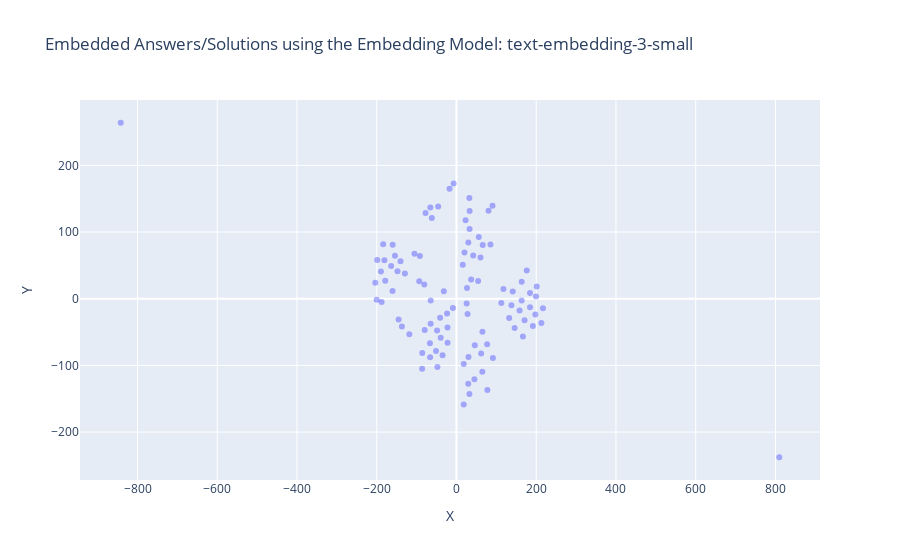

Here is the notebook cell this chart was saved with:
### Markdown cell above
### Visualization (2 Dimensions)

### Code cell
x = [x for x, y in reduced_dims]
y = [y for x, y in reduced_dims]

examples = df_visio_3_small["Answers"].tolist()

fig = go.Figure()

fig.add_trace(go.Scatter(
    x=x,
    y=y,
    mode='markers',
    text = examples,
    marker=dict(color='blue', opacity=0.3)
))

fig.update_layout(
    title="Embedded Answers/Solutions using the Embedding Model: text-embedding-3-small",
    xaxis_title="X",
    yaxis_title="Y"
)

fig.show()

### Figure 1 — Plotly figure (JSON) as saved in the notebook; plotly's stock layout.template omitted (floating-point values rounded to 4 significant figures)
{"data": [{"marker": {"color": "blue", "opacity": 0.3}, "mode": "markers", "text": ["SAP S/4HANA ist eine Enterprise Resource Planning (ERP)-Suite, die auf der In-Memory-Datenbanktechnologie von SAP HANA basiert.", "Zu den Vorteilen von SAP S/4HANA gehören eine verbesserte Performance, Echtzeitanalysen, vereinfachte Prozesse und eine modernere Benutzeroberfläche.", "Die Hauptunterschiede umfassen die In-Memory-Datenbanktechnologie, die vereinfachten Datenmodelle, die neue Benutzeroberfläche und die Integration von Analysen und Prognosen.", "SAP S/4HANA umfasst Module für Finanzen, Beschaffung, Produktion, Vertrieb, Lagerhaltung und mehr.", "Ja, eine Migration ist erforderlich, da SAP S/4HANA eine neue Architektur und Datenbanktechnologie verwendet.", "Die Dauer kann je nach Unternehmensgröße, Komplexität der Systeme und gewählter Migrationsmethode variieren.", "In-Memory-Technologien ermöglichen eine schnellere Datenverarbeitung und Echtzeitanalysen.", "Beide Optionen sind möglich, und die Entscheidung hängt von den Unternehmensanforderungen ab.", "Die Lizenzierung basiert auf verschiedenen Faktoren wie Nutzeranzahl, Funktionsumfang und Implementierungsmethode.", "Bestehende Entwicklungen müssen möglicherweise angepasst werden, um mit den neuen Datenstrukturen von SAP S/4HANA kompatibel zu sein.", "Einige können weiterverwendet werden, aber viele Anpassungen müssen möglicherweise aktualisiert oder neu entwickelt werden.", "Ja, SAP S/4HANA bietet Funktionen wie SAP Fiori für intuitive Benutzeroberflächen und integrierte Analytics.", "SAP bietet verschiedene Dienstleistungen wie Beratung, Schulungen und Support für S/4HANA-Implementierungen an.", "Machine Learning und künstliche Intelligenz werden für Funktionen wie Predictive Analytics und automatisierte Prozesse in SAP S/4HANA verwendet.", "SAP S/4HANA kann nahtlos mit anderen SAP-Lösungen wie SAP SuccessFactors und SAP Ariba integriert werden.", "Ja, SAP bietet Schulungen und Zertifizierungen für SAP S/4HANA an.", "Ja, SAP S/4HANA kann über APIs und Middleware mit Drittanbieteranwendungen integriert werden.", "SAP bietet einen umfassenden Support für SAP S/4HANA mit regelmäßigen Updates und technischem Support.", "SAP S/4HANA erfordert eine neue Datenbankarchitektur und unterstützt moderne Technologien wie Cloud-Computing und IoT.", "Branchen wie Fertigung, Handel und Dienstleistungen profitieren besonders von den Funktionen und der Leistung von SAP S/4HANA.", "SAP Fieldglass ist eine cloudbasierte Plattform für das Management von externen Arbeitskräften und Dienstleistungsanbietern.", "SAP Fieldglass bietet Funktionen wie Beschaffung, Auftragsmanagement, Lieferantenverwaltung, Abrechnung und Compliance-Management.", "SAP Fieldglass ist für Unternehmen aller Größen und Branchen geeignet, die externe Arbeitskräfte oder Dienstleistungen nutzen.", "Die Nutzung von SAP Fieldglass ermöglicht eine bessere Kontrolle über externe Ressourcen, Kosteneinsparungen, verbesserte Compliance und beschleunigte Beschaffungsprozesse.", "SAP Fieldglass kann nahtlos mit anderen SAP-Produkten wie SAP SuccessFactors und SAP ERP integriert werden.", "SAP Fieldglass spielt eine wichtige Rolle bei der Verwaltung von Auftragnehmern, Freiberuflern und Dienstleistungsanbietern im Rahmen des Talentmanagements.", "Ja, SAP Fieldglass kann mit verschiedenen HR-Systemen und Enterprise-Resource-Planning-Systemen integriert werden.", "SAP Fieldglass erleichtert die Verwaltung von Arbeitsverträgen, Genehmigungsprozessen und Compliance-Anforderungen durch automatisierte Workflows und Dashboards.", "Ja, SAP Fieldglass bietet Funktionen für Compliance- und Risikomanagement wie Überprüfung von Lieferanten, Vertrags- und Rechnungsprüfung sowie Risikobewertung.", "SAP Fieldglass bietet umfassende Berichterstattungs- und Analysefunktionen für Leistungskennzahlen, Ausgabenanalyse und Risikomanagement.", "Ja, SAP Fieldglass ermöglicht die effiziente Verwaltung von globalen Arbeitskräften, Lieferanten und Verträgen.", "Die Implementierung von SAP Fieldglass erfolgt typischerweise durch einen strukturierten Prozess unter Einbeziehung von Beratern und technischem Support.", "Ja, SAP bietet Schulungs- und Zertifizierungsmöglichkeiten für SAP Fieldglass an, um die Benutzerkompetenz zu verbessern.", "Ja, SAP Fieldglass unterstützt benutzerdefinierte Anpassungen und Konfigurationen gemäß den spezifischen Anforderungen des Unternehmens.", "Ja, SAP Fieldglass bietet mobile Anwendungen für die einfache Nutzung und Verwaltung auch unterwegs.", "Die Kostenstruktur für SAP Fieldglass umfasst typischerweise Lizenzgebühren, Implementierungskosten und laufende Servicegebühren basierend auf der Nutzung.", "SAP Fieldglass implementiert Sicherheitsmaßnahmen wie Datenverschlüsselung, Zugriffskontrollen und regelmäßige Sicherheitsaudits.", "Ja, SAP Fieldglass unterstützt mehrsprachige Benutzeroberflächen, um den globalen Einsatz zu erleichtern.", "Ja, SAP Fieldglass bietet Funktionen zur Unterstützung der Einhaltung von Vorschriften wie GDPR und andere Datenschutzbestimmungen.", "SAP Fieldglass bietet umfassenden Support, einschließlich technischem Support, Schulungen und regelmäßigen Updates.", "SAP Enable Now ist eine Lösung für das digitale Lern- und Wissensmanagement, die Schulungen, Leistungssupport und Dokumentationen bereitstellt.", "SAP Enable Now bietet Funktionen wie die Erstellung interaktiver Lerninhalte, Leistungssupporttools, Software-Dokumentationen und Schulungsanalyse.", "SAP Enable Now ist für Unternehmen jeder Größe und Branche geeignet, die Schulungen für Mitarbeiter, Kunden und Partner benötigen.", "Die Nutzung von SAP Enable Now ermöglicht eine effiziente Schulung, verbesserte Produktivität, schnellere Einarbeitung neuer Mitarbeiter und konsistente Wissensvermittlung.", "SAP Enable Now kann nahtlos mit anderen SAP-Produkten wie SAP SuccessFactors und SAP Learning Solution integriert werden.", "SAP Enable Now spielt eine wichtige Rolle bei der Erstellung, Bereitstellung und Verwaltung von Schulungsressourcen für Mitarbeiter und Kunden.", "Ja, SAP Enable Now kann für die Schulung von Endbenutzern in SAP-Anwendungen sowie anderen Unternehmensanwendungen verwendet werden.", "Die Erstellung von Lerninhalten in SAP Enable Now erfolgt über eine benutzerfreundliche Oberfläche mit integrierten Tools für die Aufnahme, Bearbeitung und Veröffentlichung von Schulungsinhalten.", "Ja, SAP Enable Now bietet Funktionen für das Performance-Support wie kontextbezogene Hilfen, Tutorials und Benutzerleitfäden.", "SAP Enable Now unterstützt Schulungsformate wie interaktive Simulationen, Videos, Präsentationen und Online-Kurse.", "Ja, SAP Enable Now ermöglicht die Erstellung von Schulungsmaterial in verschiedenen Sprachen für globale Schulungsinitiativen.", "Die Bereitstellung von Lerninhalten für Benutzer erfolgt über verschiedene Kanäle wie Lernportale, Intranets und mobile Anwendungen.", "Ja, SAP Enable Now bietet Funktionen für Benutzerfeedback und Leistungsanalyse zur kontinuierlichen Verbesserung der Schulungsressourcen.", "Ja, SAP Enable Now kann zur Erstellung von Software-Dokumentationen wie Benutzerhandbüchern, Hilfedateien und Prozessdokumentationen verwendet werden.", "SAP bietet Schulungsressourcen, Schulungen und technischen Support für die Implementierung und Nutzung von SAP Enable Now an.", "Ja, SAP Enable Now kann sowohl als cloudbasierte Lösung als auch als On-Premise-Installation bereitgestellt werden.", "Die Lizenzierung von SAP Enable Now erfolgt typischerweise auf Basis der Anzahl der Benutzer oder der Nutzungsdauer.", "Ja, SAP Enable Now bietet Funktionen für die Verwaltung von Lernressourcen, Benutzerzugriff und Schulungsplanung an.", "Ja, SAP Enable Now unterstützt die Integration mit gängigen Learning-Management-Systemen (LMS) zur nahtlosen Schulungsverwaltung.", "SAP bietet umfassenden Support und regelmäßige Wartung für SAP Enable Now, einschließlich technischem Support, Schulungen und Updates.", "SAP Concur ist eine cloudbasierte Lösung für das Reise- und Ausgabenmanagement, die Unternehmen dabei unterstützt, Reisekosten zu verfolgen, Ausgaben zu kontrollieren und Compliance sicherzustellen.", "SAP Concur bietet Dienste wie Reisebuchung, Spesenabrechnung, Ausgabenmanagement, Reiserichtlinien-Compliance und Analyse von Reiseausgaben an.", "SAP Concur ist für Unternehmen jeder Größe und Branche geeignet, die Reise- und Ausgabenmanagementlösungen benötigen.", "Die Nutzung von SAP Concur ermöglicht eine effizientere Verwaltung von Reisen und Ausgaben, bessere Kontrolle über Ausgaben, Einhaltung von Reiserichtlinien und schnellere Erstattung von Spesen.", "SAP Concur kann nahtlos mit anderen SAP-Produkten wie SAP ERP und SAP SuccessFactors integriert werden, um eine ganzheitliche Lösung für das Unternehmensmanagement zu bieten.", "SAP Concur spielt eine wichtige Rolle bei der Vereinfachung und Automatisierung von Prozessen rund um das Reise- und Ausgabenmanagement, einschließlich Reisebuchungen, Spesenabrechnungen und Compliance.", "Ja, SAP Concur kann Reiserichtlinien und Compliance-Regeln durch automatisierte Richtlinienprüfungen und Warnungen durchsetzen.", "Ja, SAP Concur bietet Funktionen für die Automatisierung von Ausgabenabrechnungen durch Erfassung von Ausgaben, Zuweisung von Kosten und Genehmigung von Ausgaben.", "Ja, SAP Concur unterstützt die Verwaltung von Reisebuchungen und Reiseplänen durch Integration mit Reiseanbietern und -plattformen.", "Die Einreichung von Spesenberichten in SAP Concur erfolgt über eine benutzerfreundliche Oberfläche mit Optionen für die Erfassung von Ausgaben, Beifügen von Belegen und Zuordnung von Kosten.", "Ja, SAP Concur bietet Funktionen für die Genehmigung von Reiseanträgen durch Vorgesetzte oder entsprechende Genehmigungsinstanzen.", "Ja, SAP Concur kann Kreditkartentransaktionen integrieren und verfolgen, um Ausgaben automatisch zu erfassen und in Spesenberichte einzubeziehen.", "SAP Concur bietet verschiedene Berichterstattungs- und Analysefunktionen für Reiseausgaben, Budgetvergleiche und Ausgabenkategorien.", "Ja, SAP Concur bietet Funktionen für die Einhaltung von Steuervorschriften und Vorschriften durch automatische Steuerberechnungen und -abzüge.", "Ja, SAP Concur kann für die Verwaltung von Firmenkarten und Reisebudgets verwendet werden, um Ausgaben zu überwachen und Budgets einzuhalten.", "SAP bietet Schulungsressourcen, Schulungen und technischen Support für die Implementierung und Nutzung von SAP Concur an.", "Ja, SAP Concur ist eine cloudbasierte Lösung, die über das Internet zugänglich ist.", "Die Lizenzierung von SAP Concur erfolgt typischerweise auf Basis der Anzahl der Benutzer oder der Nutzungsdauer.", "Ja, SAP Concur bietet Funktionen für die Reisebuchung und -planung über Integration mit Reiseanbietern und -plattformen an.", "SAP bietet umfassenden Support und regelmäßige Wartung für SAP Concur, einschließlich technischem Support, Schulungen und Updates.", "SAP SuccessFactors ist eine cloudbasierte Lösung für das Human Capital Management (HCM), die Funktionen wie Personalverwaltung, Talentmanagement, Leistungsmanagement, Mitarbeiterentwicklung und Analyse bietet.", "SAP SuccessFactors bietet Funktionen wie Personalverwaltung, Rekrutierung, Onboarding, Leistungsmanagement, Mitarbeiterentwicklung, Vergütungsmanagement und Analyse.", "SAP SuccessFactors ist für Unternehmen jeder Größe und Branche geeignet, die eine moderne und umfassende Lösung für das Personalmanagement suchen.", "Die Nutzung von SAP SuccessFactors ermöglicht eine effiziente Verwaltung von Personalressourcen, bessere Mitarbeiterentwicklung, höhere Mitarbeiterbindung und bessere Geschäftsergebnisse.", "SAP SuccessFactors kann nahtlos mit anderen SAP-Produkten wie SAP ERP und SAP Concur integriert werden, um eine ganzheitliche Lösung für das Unternehmensmanagement zu bieten.", "SAP SuccessFactors spielt eine wichtige Rolle bei der Verwaltung des gesamten Mitarbeiterlebenszyklus, von der Rekrutierung bis zur Pensionierung, und unterstützt Unternehmen dabei, talentierte Mitarbeiter zu identifizieren, zu entwickeln und zu binden.", "Ja, SAP SuccessFactors bietet Funktionen für die Rekrutierung von Mitarbeitern, einschließlich Stellenanzeigen, Bewerbungsmanagement und Einstellungsprozessen.", "Ja, SAP SuccessFactors bietet Funktionen für das Leistungsmanagement, einschließlich Zielsetzung, Leistungsbeurteilung und Belohnungsmanagement.", "Ja, SAP SuccessFactors unterstützt die Mitarbeiterentwicklung und Schulung durch Funktionen wie Lernmanagement, Karriereentwicklung und individuelle Entwicklungspläne.", "Die Durchführung von Mitarbeiterbewertungen in SAP SuccessFactors erfolgt durch automatisierte Workflows, Zielsetzungsgespräche und kontinuierliches Feedback zwischen Mitarbeitern und Vorgesetzten.", "Ja, SAP SuccessFactors bietet Funktionen für die Verwaltung von Vergütungen und Belohnungen, einschließlich Gehaltsabrechnung, Bonussystemen und Zusatzleistungen.", "Ja, SAP SuccessFactors kann die Einhaltung von Compliance- und HR-Richtlinien durch automatisierte Prozesse, Compliance-Prüfungen und Berichterstattung unterstützen.", "SAP SuccessFactors bietet verschiedene Berichterstattungs- und Analysefunktionen für Personalanalysen, Leistungskennzahlen und Talentmanagement.", "Ja, SAP SuccessFactors bietet Funktionen für das Mitarbeiterengagement und die Mitarbeiterbindung, einschließlich Mitarbeiterumfragen, Feedbacksystemen und Anerkennungsprogrammen.", "Ja, SAP SuccessFactors kann für die Nachfolgeplanung und Talententwicklung verwendet werden, um talentierte Mitarbeiter zu identifizieren und deren Entwicklung zu fördern.", "SAP bietet Schulungsressourcen, Schulungen und technischen Support für die Implementierung und Nutzung von SAP SuccessFactors an.", "Ja, SAP SuccessFactors ist eine cloudbasierte Lösung, die über das Internet zugänglich ist.", "Die Lizenzierung von SAP SuccessFactors erfolgt typischerweise auf Basis der Anzahl der Benutzer oder der Nutzungsdauer.", "Ja, SAP SuccessFactors bietet Funktionen für die Arbeitszeitverwaltung und -planung, einschließlich Schichtplanung, Urlaubsverwaltung und Zeiterfassung.", "SAP bietet umfassenden Support und regelmäßige Wartung für SAP SuccessFactors, einschließlich technischem Support, Schulungen und Updates."], "type": "scatter", "x": [29.76, 55.94, 80.25, 20.04, 22.82, -17.29, 90.41, -7.134, -45.89, 32.96, 32.27, 65.81, 36.71, 85.27, 41.91, 54.25, 60.23, 26.33, 32.85, 15.86, 199.5, 197.8, 201.2, 212.9, 163.5, 184.4, 158.2, 184.4, 191.6, 217.0, 170.8, 163.6, 112.4, 132.1, 166.6, 176.2, 141.1, 145.9, 137.9, 117.7, -48.67, -39.56, -79.69, -40.95, -64.64, -64.75, -66.58, -22.43, -85.8, -22.31, -47.79, -31.68, -66.07, -86.11, -23.61, -118.2, -61.86, -51.3, -34.93, -8.925, -148.0, -154.3, -129.4, -163.8, -93.45, -140.4, -160.3, -189.4, -200.1, -183.9, -203.6, -198.7, -160.0, -178.6, -180.7, -105.4, -145.2, -77.57, -187.7, -91.79, 76.88, 809.5, 65.05, 61.93, -80.73, 45.94, -842.0, 29.58, 18.19, 64.84, 32.47, 77.51, 91.38, 45.0, 30.1, 27.83, -136.9, -65.53, 18.19, 25.45], "y": [84.36, 92.45, 132.0, 69.17, 117.9, 164.8, 139.5, 172.8, 138.3, 131.5, 151.1, 80.55, 28.84, 81.46, 64.8, 26.68, 61.66, 15.99, 104.5, 50.92, 3.166, -23.68, 18.31, -36.47, -2.716, 8.676, -17.62, -12.83, -40.86, -14.33, -32.35, 25.44, -6.544, -29.01, -56.69, 42.4, 10.64, -44.03, -9.788, 14.61, -47.79, -58.59, -46.75, -28.71, -2.825, -37.56, -66.95, -43.06, -81.49, -65.92, -102.2, 11.07, -87.95, -104.9, -22.0, -53.37, 121.2, -78.5, -84.68, -14.11, 41.09, 64.57, 37.88, 49.14, 26.23, 56.07, 11.49, 40.83, -1.445, 81.75, 23.88, 58.2, 81.01, 27.01, 57.67, 67.34, -31.27, 128.7, -4.949, 64.02, -68.3, -237.7, -49.47, -82.12, 21.27, -69.76, 263.9, -127.4, -98.01, -109.6, -142.9, -136.7, -88.98, -120.8, -87.53, -23.08, -41.67, 136.8, -158.6, -7.046]}], "layout": {"title": {"text": "Embedded Answers/Solutions using the Embedding Model: text-embedding-3-small"}, "xaxis": {"title": {"text": "X"}}, "yaxis": {"title": {"text": "Y"}}}}
